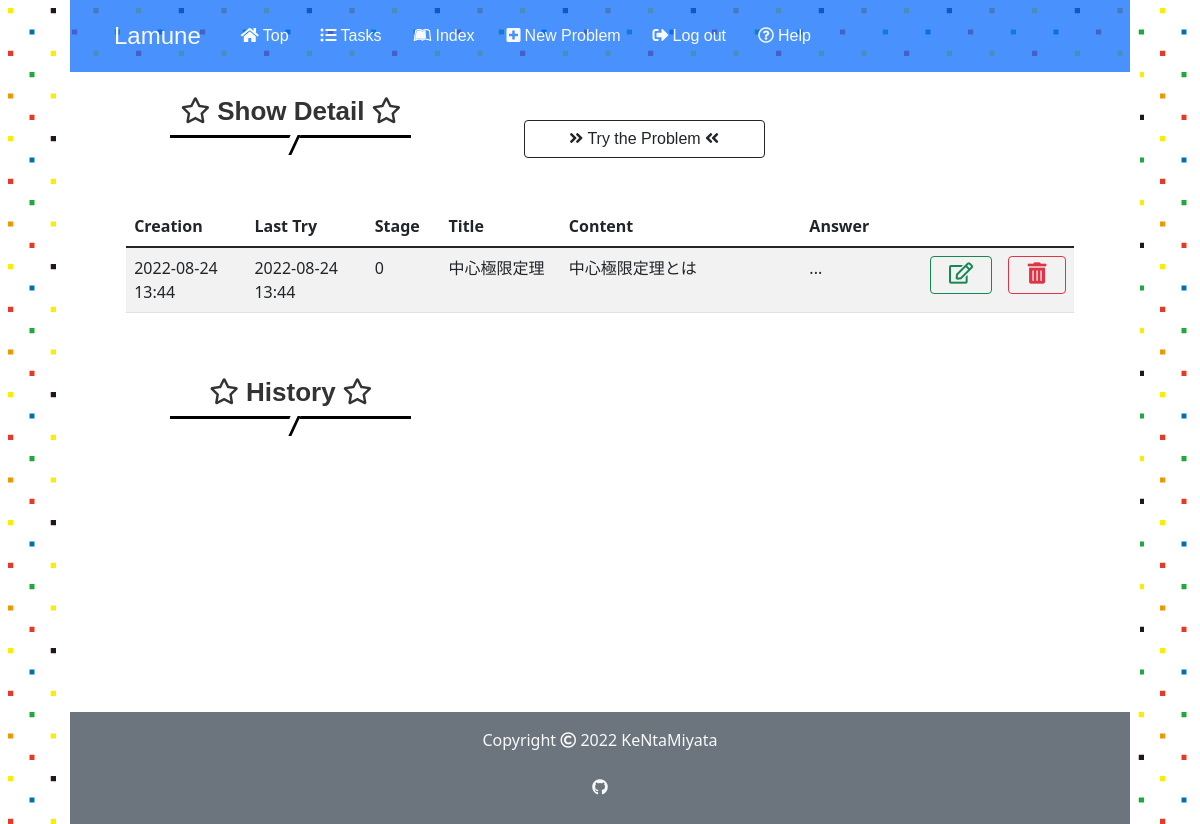
/3/29 (signed in), run on an earlier commit of the app's database.
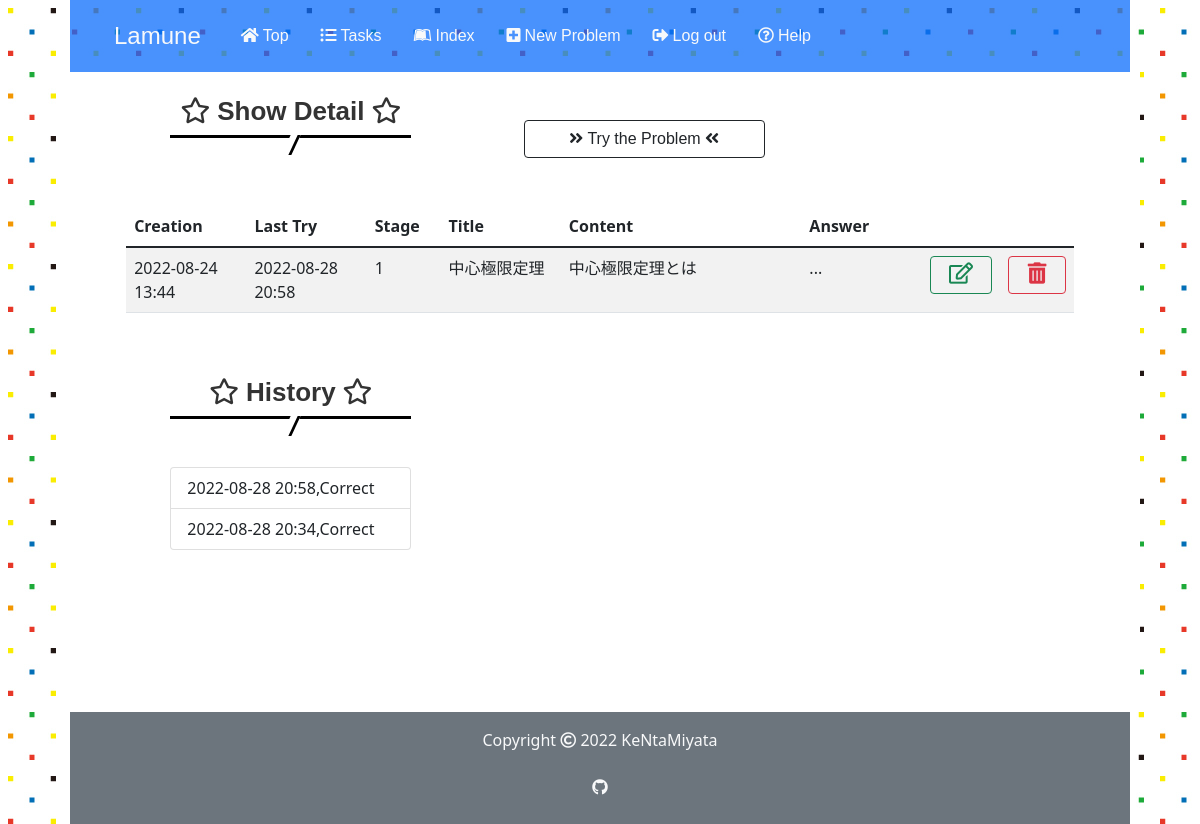
And on a later commit of the database.
### app.py (models this page shows)
class Problem(db.Model):
    id = db.Column(db.Integer, primary_key=True)
    user_id = db.Column(db.Integer, db.ForeignKey('user.id'), nullable=False)
    title = db.Column(db.String(50), nullable=False)
    body = db.Column(db.String(500), nullable=False)
    answer = db.Column(db.String(500), nullable=False)
    stage = db.Column(db.Integer, default=0)
    last_time = db.Column(db.DateTime, nullable=False,
                          default=datetime.datetime.now(pytz.timezone('Asia/Tokyo')))
    created_at = db.Column(db.DateTime, nullable=False,
                           default=datetime.datetime.now(pytz.timezone('Asia/Tokyo')))
    solved_history = db.Column(db.String)

### app.py (the view)
@app.route('/<int:user_id>/<int:problem_id>', methods=["GET"])
@login_required
def show(user_id, problem_id):
    if user_id != current_user.id:
        return apology("You can't look this page! Get out!", 401)
    problem = Problem.query.get(problem_id)
    if not problem:
        return apology("No such problem", 404)
    user = current_user
    if problem.solved_history:
        history_list=problem.solved_history.splitlines()
    else:
        history_list=[]
    return render_template("show.html", problem=problem, user=user, history_list=history_list)

### app.py (called while the page is built)
@app.before_request
def before_request():
    session.permanent = True
    app.permanent_session_lifetime = datetime.timedelta(minutes=30)
    session.modified = True

@login_manager.user_loader
def load_user(user_id):
    return User.query.get(int(user_id))

### helpers.py (called while the page is built)
def show_datetime(t):
    return t.strftime('%Y-%m-%d %H:%M')

### templates/show.html (shortened to what this page needs)
{% extends "layout.html" %}
{% block main%}
<div class="row">
    <div class="col-xl-3 col-md-4 col-12 offset-md-1 mt-4">
        <h2><i class="far fa-star"></i> Show Detail <i class="far fa-star"></i></h2>
    </div>
    <div class="col-md-3 offset-md-1 mt-5 d-none d-md-block">
        <a href="/{{ user.id }}/{{ problem.id }}/trytry" class="btn btn-outline-dark btn--radius btn--cubic d-none d-md-block"><i class="fas fa-angle-double-right fa-position-left"></i> Try the Problem <i class="fas fa-angle-double-left fa-position-right"></i></a>
    </div>
    <div class="col-11 mx-auto mt-5">
        <table class="table table-striped text-start index d-none d-md-block">
            <thead>
                <tr>
                    <th style="width: 10%">Creation</th>
                    <th style="width: 10%">Last Try</th>
                    <th style="width: 5%">Stage</th>
                    <th style="width: 10%">Title</th>
                    <th style="width: 20%">Content</th>
                    <th style="width: 10%">Answer</th>
                    <th style="width: 5%"></th>
                    <th style="width: 5%"></th>
                </tr>
            </thead>
            <tbody>
                <tr data-href="/{{ user.id }}/{{ problem.id }}">
                    <td>{{ problem.created_at | show_datetime }}</td>
                    <td>{{ problem.last_time | show_datetime }}</td>
                    <td>{{ problem.stage }}</td>
                    <td>{{ problem.title }}</td>
                    <td class="long_text">{{ problem.body }}</td>
                    <td>...</td>
                    <td><a class="btn btn-outline-success w-100" href="/{{ user.id }}/{{ problem.id }}/update"><i class="far fa-edit fa-lg"></i></a></td>
                    <td><a class="btn btn-outline-danger w-100" href="/{{ user.id }}/{{ problem.id }}/delete" onclick="return confirm_delete()"><i class="fas fa-trash-alt fa-lg"></i></a></td>
                </tr>
            </tbody>
        </table>
    </div>
    <div class="col-xl-3 col-md-4 col-12 offset-md-1 mt-5">
        <h2><i class="far fa-star"></i> History <i class="far fa-star"></i></h2>
        <div class="mt-5 text-start">
            <ul class="list-group">
                {% for history in history_list %}
                <li class="list-group-item">{{ history }}</li>
                {% endfor %}
            </ul>
        </div>
    </div>
</div>
{% endblock %}

### templates/layout.html (shortened to what this page needs)
<!DOCTYPE html>
<html lang="en">
    <head>
        <link href="https://cdn.jsdelivr.net/npm/bootstrap@5.1.3/dist/css/bootstrap.min.css" rel="stylesheet">
        <link rel="stylesheet" href="https://use.fontawesome.com/releases/v5.15.4/css/all.css">
        <link href="/static/stylesheet/styles.css" rel="stylesheet">
    </head>
    <body>
        <header>
        <div class="container-fluid">
            <div class="row">
                    <nav class="nav-bar navbar-expand-md navbar-light bg-primary bg-opacity-75">
                        <div class="collapse navbar-collapse" id="navbarSupportedContent">
                            <ul class="navbar-nav px-4 pt-3 pb-3">
                                <li class="nav-item mx-2"><a class ="navbar-brand text-light" href="/">Lamune</a></li>
                                <li class="nav-item mx-2"><a class ="nav-link text-light" href="/"><i class="fas fa-home me-1"></i>Top</a></li>
                                {% if user.is_authenticated %}
                                <li class="nav-item mx-2"><a class ="nav-link text-light" href="/{{ user.id }}/tasks"><i class="fas fa-list-ul me-1"></i>Tasks</a></li>
                                <li class="nav-item mx-2"><a class ="nav-link text-light" href="/{{ user.id }}/index"><i class="fab fa-leanpub me-1"></i>Index</a></li>
                                <li class="nav-item mx-2"><a class ="nav-link text-light" href="/{{ user.id }}/new"><i class="fas fa-plus-square me-1"></i>New Problem</a></li>
                                <li class="nav-item mx-2"><a class ="nav-link text-light" href="/logout"><i class="fas fa-sign-out-alt me-1"></i>Log out</a></li>
                                {% endif %}
                                <li class="nav-item mx-2"><a class ="nav-link text-light" href="/howto"><i class="far fa-question-circle me-1"></i>Help</a></li>
                            </ul>
                        </div>
                    </nav>
                </div>
            </div>
        </header>
        <main>
            <div class="other-content text-center">
                <div class="container-fluid">
                {% block main %}{% endblock %}
                </div>
            </div>
        </main>
        <footer>
            <div class="container-fluid">
                <div class="row">
                    <div class="col-12 bg-secondary text-center pt-3">
                        <p class="text-light" >Copyright <i class="far fa-copyright"></i> 2022 KeNtaMiyata</p>
                        <p><a class ="nav-link text-light" href="https://github.com/KeNtaMiyata/Lamune"><i class="fab fa-github"></i></a></p>
                    </div>
                </div>
            </div>
        </footer>
    </body>
</html>

### static/stylesheet/styles.css (style rules this page uses)
* { padding: 0; margin: 0; box-sizing: border-box; }
a { text-decoration: none; }
.container-fluid { padding: 0 10px; }
.row { margin-left: 0; margin-right: 0; }
body { width: 90%; height: 100%; margin: 0 auto; background-image: url(../images/lamune_side_back.jpg); }
main { min-height: 80vh; background-color: #ffffff; margin: 0; }
h1, h2, h3, .navbar-brand, .nav-link, .btn { font-family: Chalkduster, "Bradley Hand", "Segoe Print", sans-serif; }
.navbar-brand { vertical-align: -10px; font-size: 1.5rem }
h2 { position: relative; padding-bottom: 0.5rem; border-bottom: 3px solid black; background-color: white; color: #333; font-weight: bold; font-size: 26px; }
h2:before { position: absolute; top: 100%; left: 50%; transform: translateX(-50%) skew(-25deg); height: 20px; width: 10px; border-right: 3px solid black; background-color: white; content: ""; }
.long_text { white-space: pre-wrap; }

What changed in the data, as far as the page shows it:
changed Problem "中心極限定理": last_time|show_datetime "2022-08-24 13:44" → "2022-08-28 20:58"; stage "0" → "1"
Also different on the page:
new list line: "2022-08-28 20:58,Correct"
new list line: "2022-08-28 20:34,Correct"
